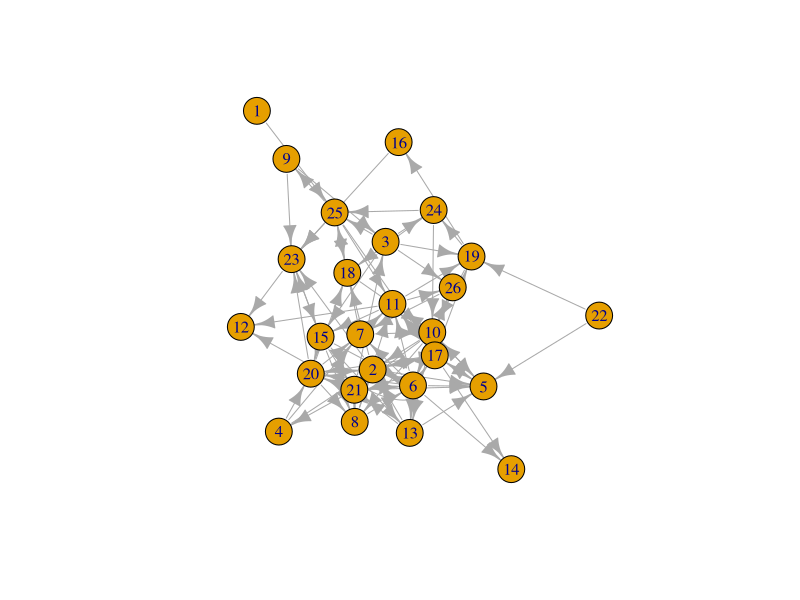
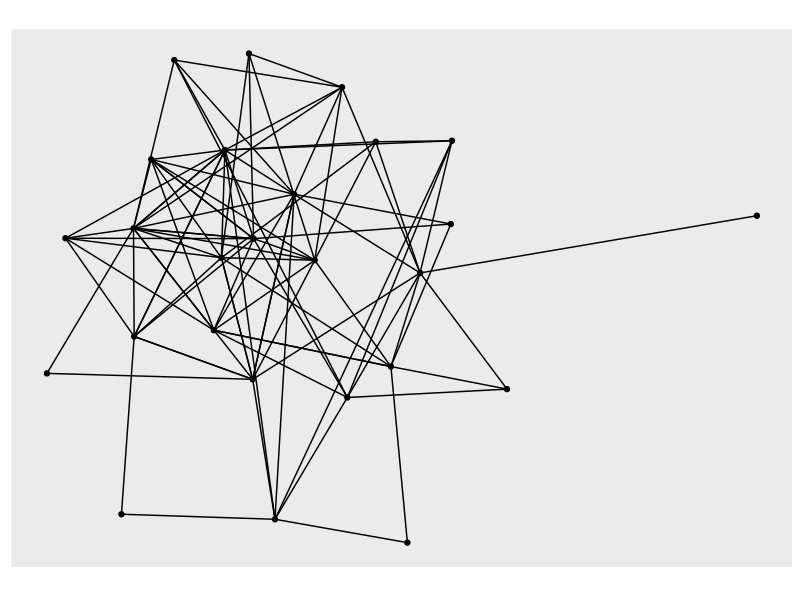
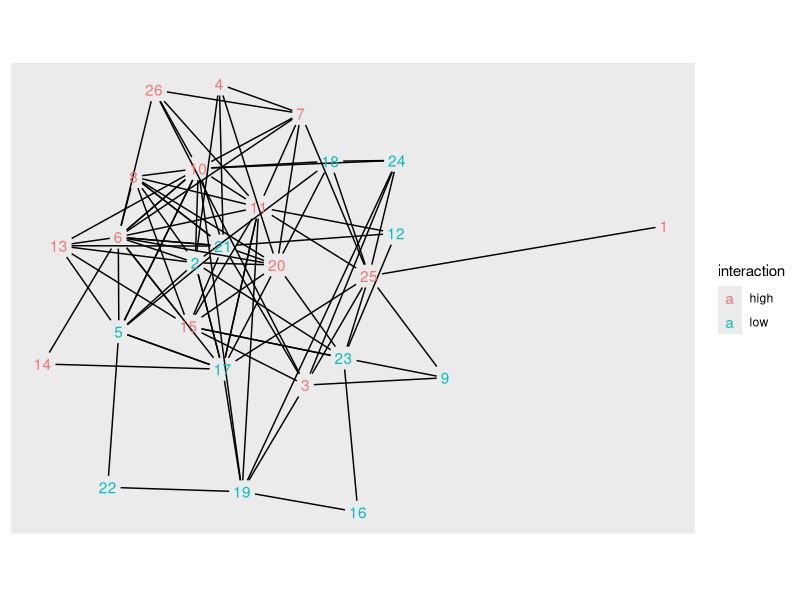

Recreate these plots in R, in order.
install.packages(readxl)
library(readxl)
install.packages("tidyverse")
library(tidyverse)
install.packages("tidygraph")
library(tidygraph)
install.packages("ggraph")
library(ggraph)

library(readxl)
student_edges <- read_excel("data/pim_edges.xlsx", 
                            col_names = FALSE)
student_edges
rownames(student_edges) <- 1:26

colnames(student_edges) <- 1:26
student_edges
student_nodes <- read_excel("data/pim_nodes.xlsx")
student_nodes
student_matrix <- as.matrix(student_edges)
class(student_edges)

class(student_matrix)

student_network <- as_tbl_graph(student_matrix, 
                                directed = TRUE)
student_network
student_edges <- student_network |>
  activate(edges) |>
  as_tibble()

student_edges
?tbl_graph
student_network <- tbl_graph(edges = student_edges, # specifies edges
                             nodes = student_nodes, # specifies nodes
                             directed = TRUE) # specifies directionality

student_network
plot(student_network)
autograph(student_network)
autograph(student_network,
          node_label = id,
          node_colour = interaction)
